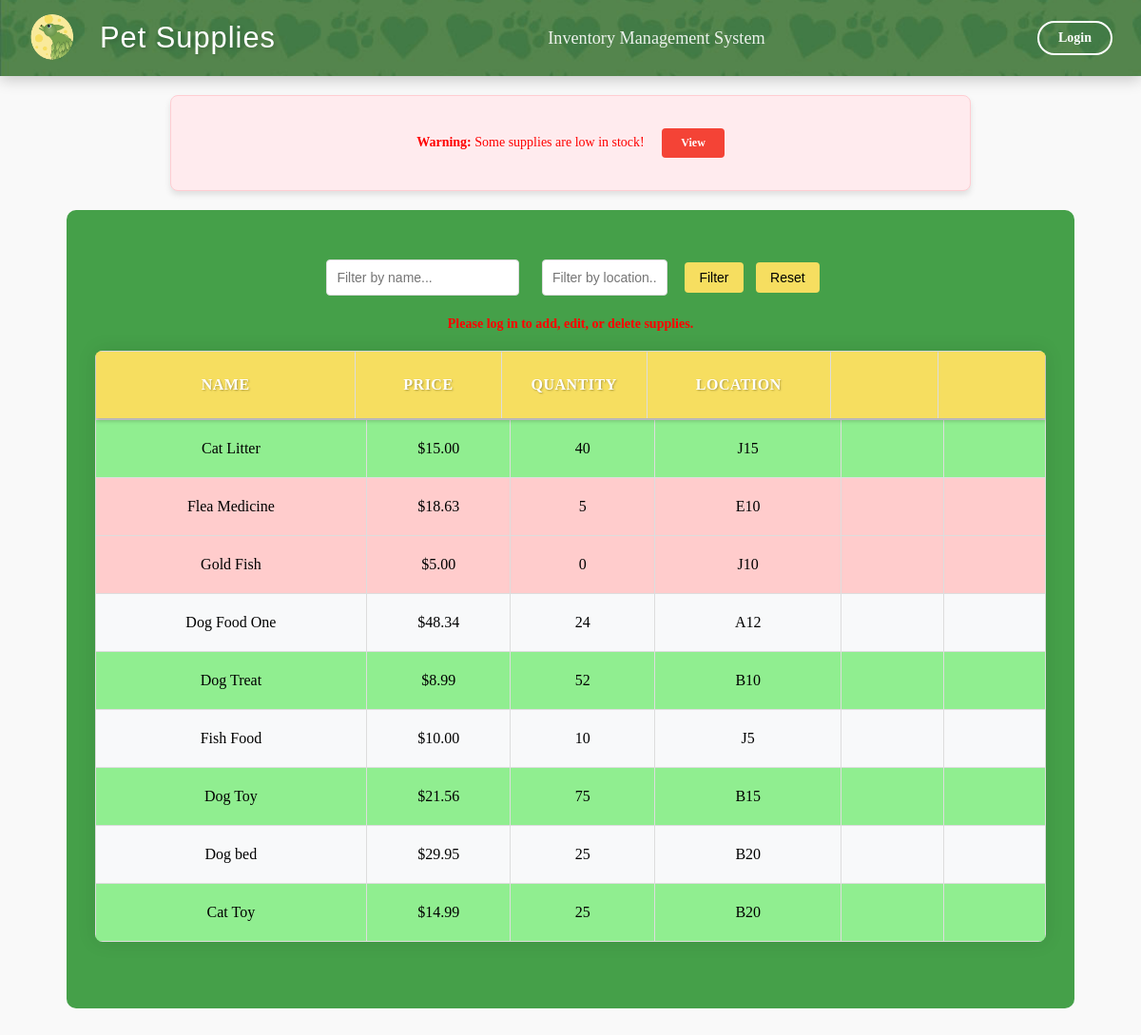
Before: / with the older database file.
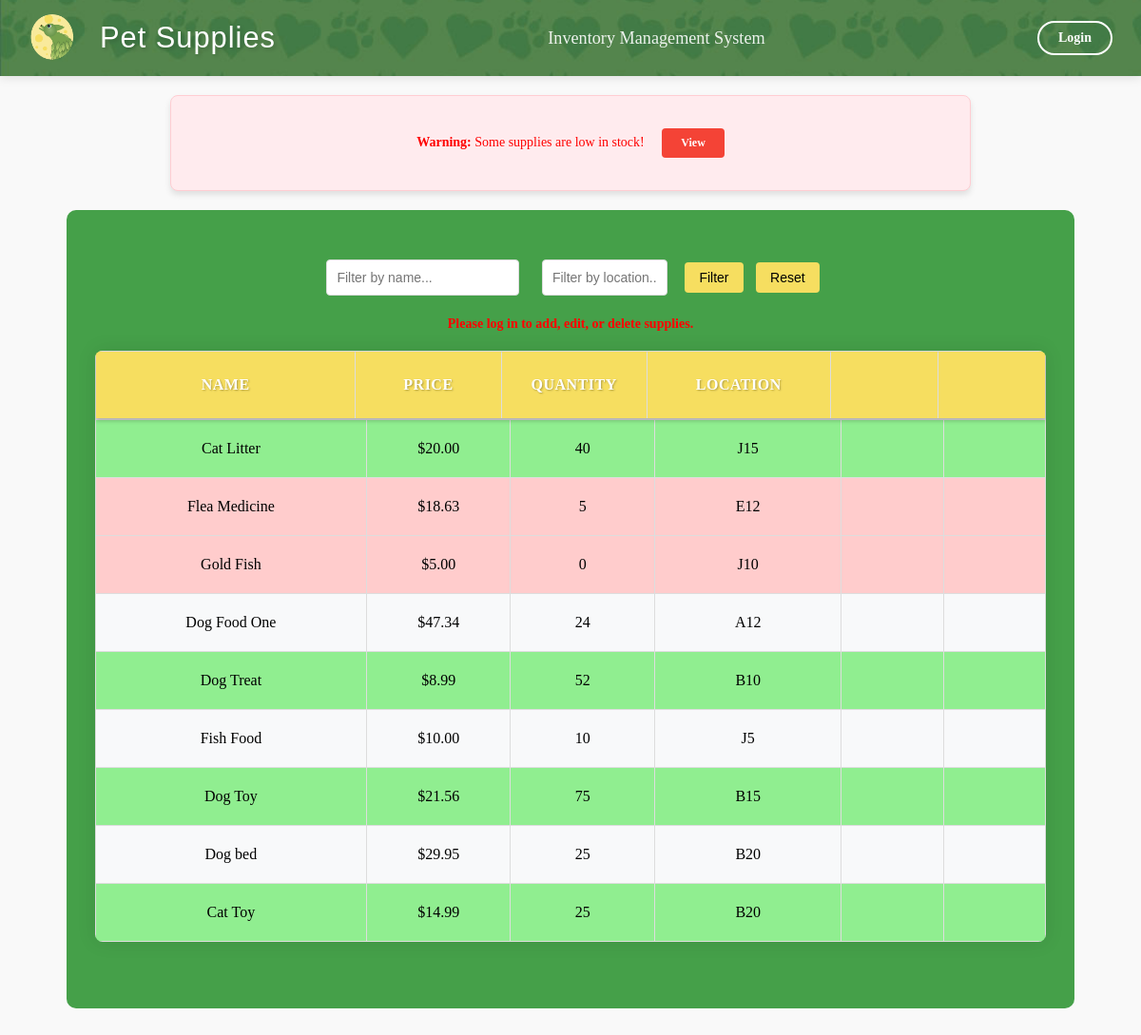
After: the same page with the newer database file.
### inventory/models.py (models this page shows, shortened)
class Supply(models.Model):
    name = models.CharField(max_length=255, primary_key=True)
    price = models.FloatField()
    quantity = models.IntegerField()
    location = models.CharField(max_length=255)
    reorder_point = models.PositiveIntegerField(default=5)
    deleted = models.BooleanField(default=False)

### inventory/views.py (the view, shortened to what this page needs)
# urls.py: path('', views.index, name='index'),
def index(request):
    location_query = request.GET.get('location', '')
    name_query = request.GET.get('name', '')
    low_stock = request.GET.get('low_stock', False)
    supplies = Supply.objects.all()
    if low_stock:
        supplies = supplies.filter(quantity__lt=6)
    if location_query:
        supplies = supplies.filter(location__icontains=location_query)
    if name_query:
        supplies = supplies.filter(name__icontains=name_query)
    low_stock_items = Supply.objects.filter(quantity__lte=models.F('reorder_point'))
    low_stock_items_exist = low_stock_items.exists()
    context = {
        'supplies': supplies,
        'low_stock_items': low_stock_items,
        'location_query': location_query,
        'name_query': name_query,
        'low_stock_items_exist': low_stock_items_exist,
    }
    return render(request, 'inventory/index.html', context)

### inventory/templates/inventory/index.html (shortened to what this page needs)
{% extends 'inventory/base.html' %}
{% block content %}
{% if low_stock_items %}
    <div class="warning">
        <p style="color: red;"><strong>Warning:</strong> Some supplies are low in stock!
        <a href="{% url 'index' %}?low_stock=true" class="filter-button">View</a></p>
    </div>
{% else %}
    <div class="status-message success">
        <p style="color: green;">All supplies are adequately stocked.</p>
    </div>
{% endif %}
<center>
    <div class="conmain">
        <div class="filter">
            <form method="get" style="margin-bottom: 1rem;">
                <input type="text" name="name" placeholder="Filter by name..." value="{{ name_query }}">
                <input type="text" name="location" placeholder="Filter by location..." value="{{ location_query }}" style="width: 110px;">
                <button type="submit">Filter</button>
                <a href="{% url 'index' %}"><button type="button">Reset</button></a>
            </form>
        </div>
        <center>{% if user.is_authenticated %}
            <a href="{% url 'add_supply' %}">
                <p></p>
            </a>
            {% else %}
            <div style="color: red;">
                <strong>Please log in to add, edit, or delete supplies.</strong>
            </div>
            {% endif %}</center>
        <div class="table-container">
            <div class="table-header">
                <table border="1" class="data_tab">
                    <thead>
                        <tr>
                            <th class="name_head">Name</th>
                            <th class="Price_head">Price</th>
                            <th class="Quan_head">Quantity</th>
                            <th class="loc_head">Location</th>
                            <th class="edit_head"></th>
                            <th class="del_head">
                            </th>
                        </tr>
                    </thead>
                </table>
            </div>
            <div class="table-body">
                <table border="1" class="data_tab">
                    <tbody>
                        {% for supply in supplies %}
                        <tr {% if supply.quantity < 6 %}style="background-color: #ffcccc;"{% endif %}>
                            <td class="name_row">{{ supply.name }}</td>
                            <td class="Price_row" onclick="editField(this, 'price', '{{ supply.name }}')">
                                <span class="display">${{ supply.price|floatformat:2 }}</span>
                            </td>
                            <td class="Quan_row" onclick="editField(this, 'quantity', '{{ supply.name }}')">
                                <span class="display">{{ supply.quantity }}</span>
                            </td>
                            <td class="loc_row" onclick="editField(this, 'location', '{{ supply.name }}')">
                                <span class="display">{{ supply.location }}</span>
                            </td>
                            <td class='edit_button'>
                            </td>
                            <td class='Del_button'>
                            </td>
                        </tr>
                        {% empty %}
                        <tr>
                            <td colspan="5">No supplies available.</td>
                        </tr>
                        {% endfor %}
                    </tbody>
                </table>
            </div>
        </div>
    </div>
{% endblock %}

### inventory/templates/inventory/base.html (shortened to what this page needs)
{% load static %}
<!DOCTYPE html>
<html lang="en">
<head>
    <link rel="stylesheet" href="{% static 'css/styles.css' %}">
</head>
<body>
    <header class="header-container">
        <img src="{% static 'icons/header_image.jpg' %}" alt="Header Background" class="header-bg">
        <div class="header-content">
            <div class="header-left">
                <img src="{% static 'icons/TLeafLogo2sm.png' %}" alt="T Leaf Logo" class="logo">
                <div class="header-title">Pet Supplies</div>
            </div>
            <div class="header-subtitle">Inventory Management System</div>
            <div class="header-right">
                {% if user.is_authenticated %}
                    <span class="welcome-text">Welcome, {{ user.username }}</span>
                    <a href="{% url 'logout' %}" class="header-button">Logout</a>
                {% else %}
                    <a href="{% url 'login' %}" class="header-button">Login</a>
                {% endif %}
            </div>
        </div>
    </header>
    <div class="content-container">
        {% block content %}{% endblock %}
    </div>
</body>
</html>

### inventory/templates/inventory/index.html (style rules this page uses)
.conmain { background-color: #45a049; width: 1000px; padding: 30px; border-radius: 10px; margin: 0 auto; }
.table-container { width: 100%; max-height: 650px; overflow-x: hidden; }
.data_tab { width: 100%; border-collapse: collapse; table-layout: fixed; margin: 0; }
.name_head { width: 300px; }
.Price_head { width: 200px; }
.Quan_head { width: 250px; }
.loc_head { width: 150px; }
.edit_head { width: 50px; }
.del_head { width: 50px; }
.data_tab th { text-align: center; border: 1px solid #ddd; padding: 10px; background-color: #F6DE60; font-weight: bold; }
.data_tab td { text-align: center; border: 1px solid #ddd; padding: 10px; white-space: nowrap; }
td { border-bottom: 1px solid #ddd; }
.filter button { background-color: #F6DE60; color: black; }

Changed rows visible on the page:
changed Supply "Cat Litter": price "15.00" → "20.00"
changed Supply "Flea Medicine": location "E10" → "E12"
changed Supply "Dog Food One": price "48.34" → "47.34"
